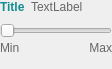
<?xml version="1.0" encoding="UTF-8"?>
<ui version="4.0">
 <class>wdgtRange</class>
 <widget class="QWidget" name="wdgtRange">
  <property name="geometry">
   <rect>
    <x>0</x>
    <y>0</y>
    <width>112</width>
    <height>69</height>
   </rect>
  </property>
  <property name="windowTitle">
   <string>Form</string>
  </property>
  <layout class="QVBoxLayout" name="verticalLayout">
   <property name="spacing">
    <number>3</number>
   </property>
   <property name="leftMargin">
    <number>0</number>
   </property>
   <property name="topMargin">
    <number>0</number>
   </property>
   <property name="rightMargin">
    <number>0</number>
   </property>
   <property name="bottomMargin">
    <number>0</number>
   </property>
   <item>
    <widget class="QFrame" name="frameTitle">
     <property name="sizePolicy">
      <sizepolicy hsizetype="Preferred" vsizetype="Maximum">
       <horstretch>0</horstretch>
       <verstretch>0</verstretch>
      </sizepolicy>
     </property>
     <property name="frameShape">
      <enum>QFrame::NoFrame</enum>
     </property>
     <property name="frameShadow">
      <enum>QFrame::Raised</enum>
     </property>
     <layout class="QHBoxLayout" name="horizontalLayout">
      <property name="leftMargin">
       <number>0</number>
      </property>
      <property name="topMargin">
       <number>0</number>
      </property>
      <property name="rightMargin">
       <number>0</number>
      </property>
      <property name="bottomMargin">
       <number>6</number>
      </property>
      <item>
       <widget class="QLabel" name="lblTitle">
        <property name="font">
         <font>
          <weight>75</weight>
          <bold>true</bold>
         </font>
        </property>
        <property name="styleSheet">
         <string notr="true">color: rgb(17, 141, 148);</string>
        </property>
        <property name="text">
         <string>Title</string>
        </property>
        <property name="textInteractionFlags">
         <set>Qt::NoTextInteraction</set>
        </property>
       </widget>
      </item>
      <item>
       <widget class="QLabel" name="lblRange">
        <property name="styleSheet">
         <string notr="true">color: rgb(102, 102, 102);</string>
        </property>
        <property name="text">
         <string>TextLabel</string>
        </property>
       </widget>
      </item>
      <item>
       <spacer name="horizontalSpacer">
        <property name="orientation">
         <enum>Qt::Horizontal</enum>
        </property>
        <property name="sizeHint" stdset="0">
         <size>
          <width>0</width>
          <height>0</height>
         </size>
        </property>
       </spacer>
      </item>
     </layout>
    </widget>
   </item>
   <item>
    <widget class="RangeSlider" name="rangeSlider">
     <property name="sizePolicy">
      <sizepolicy hsizetype="Expanding" vsizetype="Maximum">
       <horstretch>0</horstretch>
       <verstretch>0</verstretch>
      </sizepolicy>
     </property>
     <property name="orientation">
      <enum>Qt::Horizontal</enum>
     </property>
    </widget>
   </item>
   <item>
    <widget class="QFrame" name="frameMinMax">
     <property name="sizePolicy">
      <sizepolicy hsizetype="Preferred" vsizetype="Fixed">
       <horstretch>0</horstretch>
       <verstretch>0</verstretch>
      </sizepolicy>
     </property>
     <property name="frameShape">
      <enum>QFrame::NoFrame</enum>
     </property>
     <property name="frameShadow">
      <enum>QFrame::Raised</enum>
     </property>
     <layout class="QHBoxLayout" name="horizontalLayout_2">
      <property name="leftMargin">
       <number>0</number>
      </property>
      <property name="topMargin">
       <number>0</number>
      </property>
      <property name="rightMargin">
       <number>0</number>
      </property>
      <property name="bottomMargin">
       <number>0</number>
      </property>
      <item>
       <widget class="QLabel" name="lblMin">
        <property name="sizePolicy">
         <sizepolicy hsizetype="Preferred" vsizetype="Maximum">
          <horstretch>0</horstretch>
          <verstretch>0</verstretch>
         </sizepolicy>
        </property>
        <property name="styleSheet">
         <string notr="true">color: rgb(102, 102, 102);</string>
        </property>
        <property name="text">
         <string>Min</string>
        </property>
       </widget>
      </item>
      <item>
       <widget class="QLabel" name="lblMax">
        <property name="sizePolicy">
         <sizepolicy hsizetype="Preferred" vsizetype="Maximum">
          <horstretch>0</horstretch>
          <verstretch>0</verstretch>
         </sizepolicy>
        </property>
        <property name="styleSheet">
         <string notr="true">color: rgb(102, 102, 102);</string>
        </property>
        <property name="text">
         <string>Max</string>
        </property>
        <property name="alignment">
         <set>Qt::AlignRight|Qt::AlignTrailing|Qt::AlignVCenter</set>
        </property>
       </widget>
      </item>
     </layout>
    </widget>
   </item>
   <item>
    <spacer name="verticalSpacer">
     <property name="orientation">
      <enum>Qt::Vertical</enum>
     </property>
     <property name="sizeHint" stdset="0">
      <size>
       <width>0</width>
       <height>0</height>
      </size>
     </property>
    </spacer>
   </item>
  </layout>
 </widget>
 <customwidgets>
  <customwidget>
   <class>RangeSlider</class>
   <extends>QSlider</extends>
   <header>planet_explorer.gui.range_slider</header>
  </customwidget>
 </customwidgets>
 <resources/>
 <connections/>
</ui>
